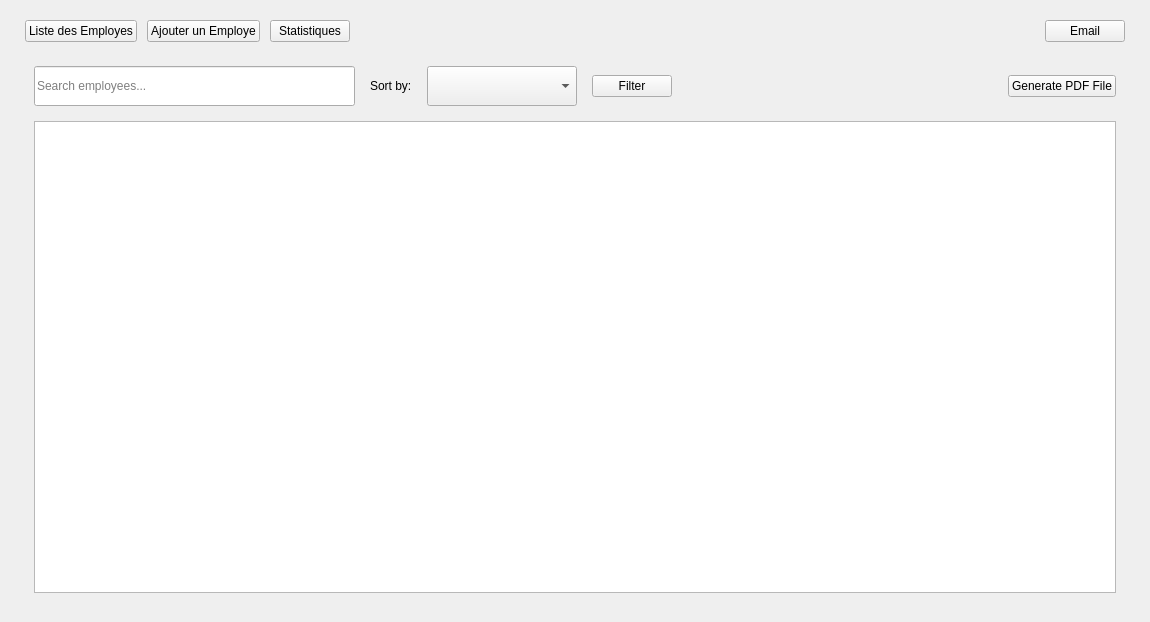
<?xml version="1.0" encoding="UTF-8"?>
<ui version="4.0">
 <class>EmployePages</class>
 <widget class="QWidget" name="EmployePages">
  <property name="geometry">
   <rect>
    <x>0</x>
    <y>0</y>
    <width>1150</width>
    <height>554</height>
   </rect>
  </property>
  <layout class="QVBoxLayout" name="mainLayout">
   <property name="spacing">
    <number>15</number>
   </property>
   <property name="leftMargin">
    <number>25</number>
   </property>
   <property name="topMargin">
    <number>20</number>
   </property>
   <property name="rightMargin">
    <number>25</number>
   </property>
   <property name="bottomMargin">
    <number>20</number>
   </property>
   <item>
    <layout class="QHBoxLayout" name="topBarLayout">
     <property name="spacing">
      <number>10</number>
     </property>
     <property name="leftMargin">
      <number>0</number>
     </property>
     <property name="topMargin">
      <number>0</number>
     </property>
     <property name="rightMargin">
      <number>0</number>
     </property>
     <property name="bottomMargin">
      <number>0</number>
     </property>
     <item>
      <widget class="QPushButton" name="btnListEmployees">
       <property name="cursor">
        <cursorShape>PointingHandCursor</cursorShape>
       </property>
       <property name="text">
        <string>Liste des Employes</string>
       </property>
      </widget>
     </item>
     <item>
      <widget class="QPushButton" name="btnAddEmployee">
       <property name="cursor">
        <cursorShape>PointingHandCursor</cursorShape>
       </property>
       <property name="text">
        <string>Ajouter un Employe</string>
       </property>
      </widget>
     </item>
     <item>
      <widget class="QPushButton" name="btnStatistics">
       <property name="cursor">
        <cursorShape>PointingHandCursor</cursorShape>
       </property>
       <property name="text">
        <string>Statistiques</string>
       </property>
      </widget>
     </item>
     <item>
      <spacer name="horizontalSpacerTop">
       <property name="orientation">
        <enum>Qt::Orientation::Horizontal</enum>
       </property>
       <property name="sizeHint" stdset="0">
        <size>
         <width>40</width>
         <height>20</height>
        </size>
       </property>
      </spacer>
     </item>
     <item>
      <widget class="QPushButton" name="btnEmail">
       <property name="cursor">
        <cursorShape>PointingHandCursor</cursorShape>
       </property>
       <property name="text">
        <string>Email</string>
       </property>
      </widget>
     </item>
    </layout>
   </item>
   <item>
    <widget class="QStackedWidget" name="pagesStack">
     <widget class="QWidget" name="pageList">
      <layout class="QVBoxLayout" name="listLayout">
       <property name="spacing">
        <number>15</number>
       </property>
       <item>
        <layout class="QHBoxLayout" name="searchLayout">
         <property name="spacing">
          <number>15</number>
         </property>
         <property name="leftMargin">
          <number>0</number>
         </property>
         <property name="topMargin">
          <number>0</number>
         </property>
         <property name="rightMargin">
          <number>0</number>
         </property>
         <property name="bottomMargin">
          <number>0</number>
         </property>
         <item>
          <widget class="QLineEdit" name="searchBox">
           <property name="minimumSize">
            <size>
             <width>300</width>
             <height>40</height>
            </size>
           </property>
           <property name="placeholderText">
                <string>Search employees...</string>
           </property>
          </widget>
         </item>
            <item>
             <widget class="QLabel" name="lblSortBy">
              <property name="text">
                <string>Sort by:</string>
              </property>
             </widget>
            </item>
         <item>
          <widget class="QComboBox" name="sortCombo">
           <property name="minimumSize">
            <size>
             <width>150</width>
             <height>40</height>
            </size>
           </property>
          </widget>
         </item>
         <item>
          <widget class="QPushButton" name="btnFilter">
           <property name="cursor">
            <cursorShape>PointingHandCursor</cursorShape>
           </property>
           <property name="text">
            <string>Filter</string>
           </property>
          </widget>
         </item>
         <item>
          <spacer name="horizontalSpacerSearch">
           <property name="orientation">
            <enum>Qt::Orientation::Horizontal</enum>
           </property>
           <property name="sizeHint" stdset="0">
            <size>
             <width>40</width>
             <height>20</height>
            </size>
           </property>
          </spacer>
         </item>
         <item>
          <widget class="QPushButton" name="btnGeneratePdf">
           <property name="cursor">
            <cursorShape>PointingHandCursor</cursorShape>
           </property>
           <property name="text">
            <string>Generate PDF File</string>
           </property>
          </widget>
         </item>
        </layout>
       </item>
       <item>
        <widget class="QTableWidget" name="employeeTable"/>
       </item>
      </layout>
     </widget>
     <widget class="QWidget" name="pageForm">
      <layout class="QVBoxLayout" name="formLayout">
       <item>
        <widget class="QLabel" name="formTitle">
         <property name="text">
          <string>Employee Form</string>
         </property>
         <property name="alignment">
          <set>Qt::AlignmentFlag::AlignCenter</set>
         </property>
        </widget>
       </item>
       <item>
        <layout class="QGridLayout" name="formGrid">
         <property name="leftMargin">
          <number>30</number>
         </property>
         <property name="topMargin">
          <number>25</number>
         </property>
         <property name="rightMargin">
          <number>30</number>
         </property>
         <property name="bottomMargin">
          <number>25</number>
         </property>
         <property name="horizontalSpacing">
          <number>30</number>
         </property>
         <property name="verticalSpacing">
          <number>15</number>
         </property>
                 <item row="0" column="0">
                    <widget class="QLabel" name="lblCin">
                     <property name="text">
                        <string>CIN</string>
                     </property>
                    </widget>
                 </item>
                 <item row="0" column="1">
                    <widget class="QLabel" name="lblType">
                     <property name="text">
                        <string>Type</string>
                     </property>
                    </widget>
                 </item>
                 <item row="1" column="0">
                    <widget class="QLineEdit" name="inputCin">
                     <property name="placeholderText">
                        <string>e.g. 12345678</string>
                     </property>
                    </widget>
                 </item>
                 <item row="1" column="1">
                    <widget class="QComboBox" name="inputType"/>
                 </item>

                 <item row="2" column="0">
                    <widget class="QLabel" name="lblFirstName">
                     <property name="text">
                        <string>First Name</string>
                     </property>
                    </widget>
                 </item>
                 <item row="2" column="1">
                    <widget class="QLabel" name="lblEnrollment">
                     <property name="text">
                        <string>Enrollment Date</string>
                     </property>
                    </widget>
                 </item>
                 <item row="3" column="0">
                    <widget class="QLineEdit" name="inputFirstName">
                     <property name="placeholderText">
                        <string>e.g. Jean</string>
                     </property>
                    </widget>
                 </item>
                 <item row="3" column="1">
                    <widget class="QLineEdit" name="inputEnrollment">
                     <property name="placeholderText">
                        <string>DD/MM/YYYY</string>
                     </property>
                    </widget>
                 </item>

                 <item row="4" column="0">
                    <widget class="QLabel" name="lblLastName">
                     <property name="text">
                        <string>Last Name</string>
                     </property>
                    </widget>
                 </item>
                 <item row="4" column="1">
                    <widget class="QLabel" name="lblPhoto">
                     <property name="text">
                        <string>Photo</string>
                     </property>
                    </widget>
                 </item>
                 <item row="5" column="0">
                    <widget class="QLineEdit" name="inputLastName">
                     <property name="placeholderText">
                        <string>e.g. Dupont</string>
                     </property>
                    </widget>
                 </item>
                 <item row="5" column="1">
                    <widget class="QPushButton" name="btnUploadImage">
                     <property name="text">
                        <string>Upload Image</string>
                     </property>
                    </widget>
                 </item>

                 <item row="6" column="0">
                    <widget class="QLabel" name="lblGender">
                     <property name="text">
                        <string>Gender</string>
                     </property>
                    </widget>
                 </item>
                 <item row="6" column="1">
                    <widget class="QLabel" name="lblAge">
                     <property name="text">
                        <string>Age</string>
                     </property>
                    </widget>
                 </item>
                 <item row="7" column="0">
                    <widget class="QComboBox" name="inputGender"/>
                 </item>
                 <item row="7" column="1">
                    <widget class="QLineEdit" name="inputAge">
                     <property name="placeholderText">
                        <string>e.g. 28</string>
                     </property>
                    </widget>
                 </item>

                 <item row="8" column="0">
                    <widget class="QLabel" name="lblEmail">
                     <property name="text">
                        <string>Email</string>
                     </property>
                    </widget>
                 </item>
                 <item row="8" column="1">
                    <widget class="QLabel" name="lblPhone">
                     <property name="text">
                        <string>Phone Number</string>
                     </property>
                    </widget>
                 </item>
                 <item row="9" column="0">
                    <widget class="QLineEdit" name="inputEmail">
                     <property name="placeholderText">
                        <string>name@example.com</string>
                     </property>
                    </widget>
                 </item>
                 <item row="9" column="1">
                    <widget class="QLineEdit" name="inputPhone">
                     <property name="placeholderText">
                        <string>e.g. +216 12 345 678</string>
                     </property>
                    </widget>
                 </item>

                 <item row="10" column="0" colspan="2">
                    <widget class="QLabel" name="lblProgress">
                     <property name="text">
                        <string>Progress Report</string>
                     </property>
                    </widget>
                 </item>
                 <item row="11" column="0" colspan="2">
                    <widget class="QTextEdit" name="inputProgress">
                     <property name="placeholderText">
                        <string>Write a short progress note...</string>
                     </property>
                    </widget>
                 </item>
        </layout>
       </item>
       <item>
        <layout class="QHBoxLayout" name="formButtonsLayout">
         <item>
          <spacer name="horizontalSpacerFormLeft">
           <property name="orientation">
            <enum>Qt::Orientation::Horizontal</enum>
           </property>
           <property name="sizeHint" stdset="0">
            <size>
             <width>40</width>
             <height>20</height>
            </size>
           </property>
          </spacer>
         </item>
         <item>
          <widget class="QPushButton" name="btnConfirmUpdate">
           <property name="text">
            <string>Confirm Update</string>
           </property>
          </widget>
         </item>
         <item>
          <widget class="QPushButton" name="btnConfirmAdd">
           <property name="text">
            <string>Confirm Add</string>
           </property>
          </widget>
         </item>
         <item>
          <spacer name="horizontalSpacerFormRight">
           <property name="orientation">
            <enum>Qt::Orientation::Horizontal</enum>
           </property>
           <property name="sizeHint" stdset="0">
            <size>
             <width>40</width>
             <height>20</height>
            </size>
           </property>
          </spacer>
         </item>
        </layout>
       </item>
      </layout>
     </widget>
     <widget class="QWidget" name="pageStats">
      <layout class="QHBoxLayout" name="statsLayout">
       <property name="spacing">
        <number>20</number>
       </property>
       <item>
        <widget class="QWidget" name="statsLeftContainer" native="true"/>
       </item>
       <item>
        <widget class="QWidget" name="statsRightContainer" native="true"/>
       </item>
      </layout>
     </widget>
    </widget>
   </item>
  </layout>
 </widget>
 <resources/>
 <connections/>
</ui>
